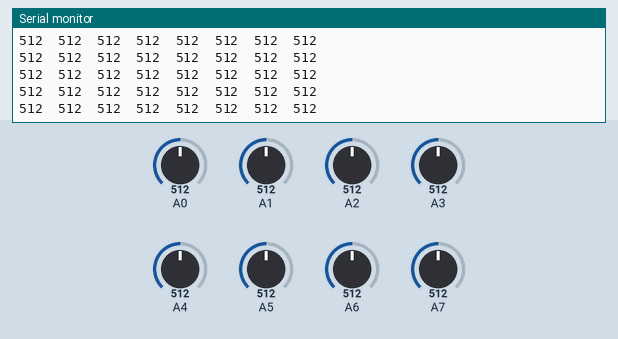
Bench run of a sketch on a simulated Arduino Nano, built with avr-gcc and run on an emulated ATmega328P. Parts: the last lines printed to the serial monitor. The test bench sets the inputs (shaded band); at power-on: A0 = 512, A2 = 512, A1 = 512, A3 = 512, A4 = 512, A5 = 512, A6 = 512, A7 = 512.

Above: at 1.2 s.
1.3 s: A0 set to 107
At 1.43 s:
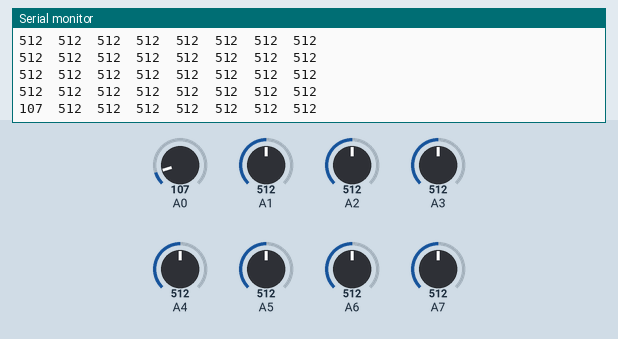
4.3 s: A0 set to 92
At 4.31 s:
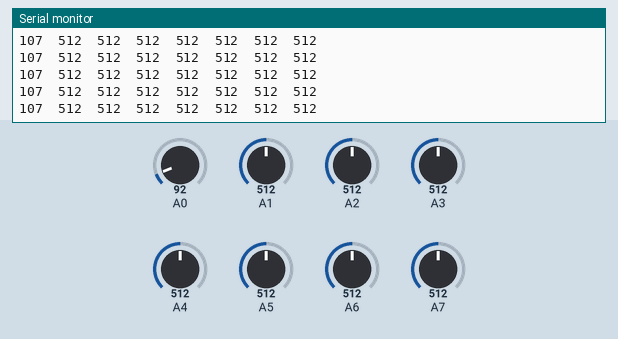
7.3 s: A2 set to 107
At 7.3 s:
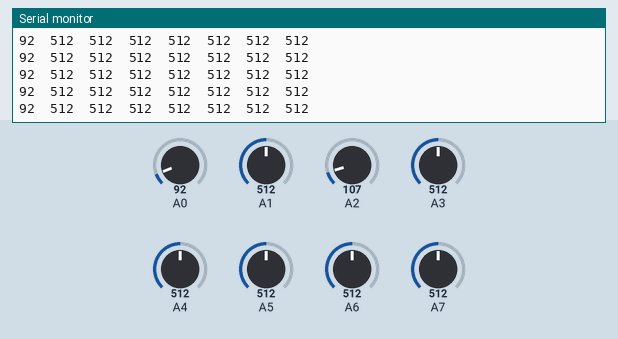
8.8 s: A2 set to 91
At 8.83 s:
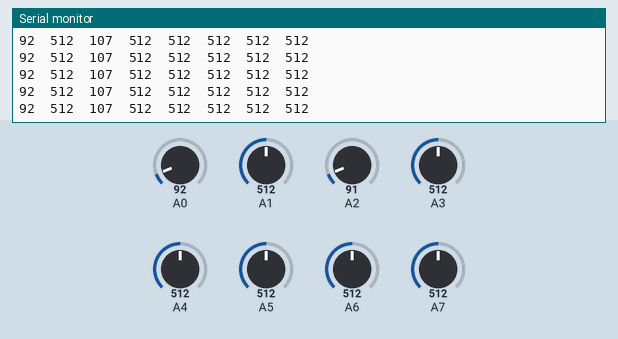
11.8 s: A1 set to 105
At 11.83 s:
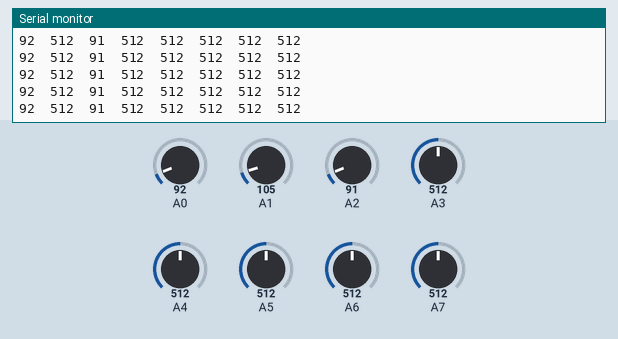
13.3 s: A1 set to 93
At 13.33 s:
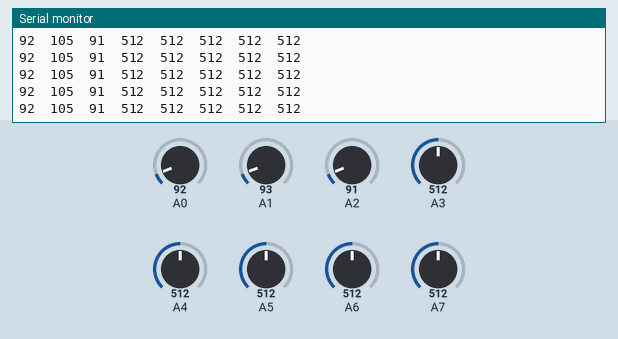
Timing chart, 0 to 16.3 s (numbered marks = the images above; inputs shaded):
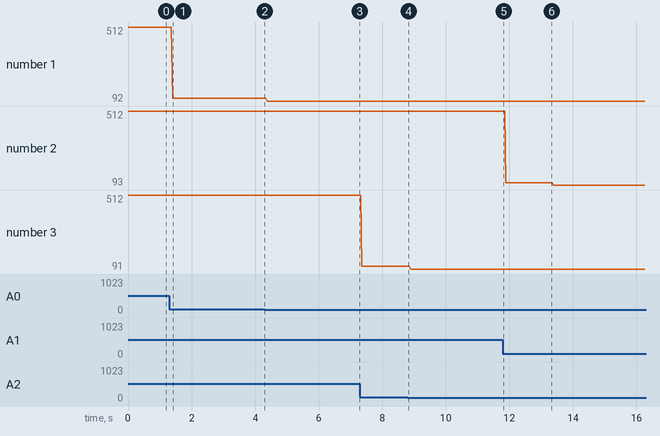

Measured:
- after the input at 1.3 s, the serial monitor: prints a new line after 0.11 s (image 1)
- plotted number 1: 512 → 107 after the input at 1.3 s, 107 → 92 after the input at 4.3 s
- plotted number 2: 512 → 105 after the input at 11.8 s, 105 → 93 after the input at 13.3 s
- plotted number 3: 107 → 91 after the input at 8.8 s

The sketch:

analog_pins_test.ino
```cpp
void analog_scan(){
  for(byte i = A0; i <= A7; i++) {
    Serial.print(analogRead(i));
    Serial.print("  ");
  }
}

void digital_scan(){
  for(byte i = A0; i <= A7; i++) {
    Serial.print(digitalRead(i));
    Serial.print("  ");
  }
}

void setup() {
  Serial.begin(9600);
  //for(byte i = A0; i <= A7; i++) pinMode(i, INPUT_PULLUP);
  Serial.println("ready");
}

void loop() {
  analog_scan();
  Serial.println();
}
```
